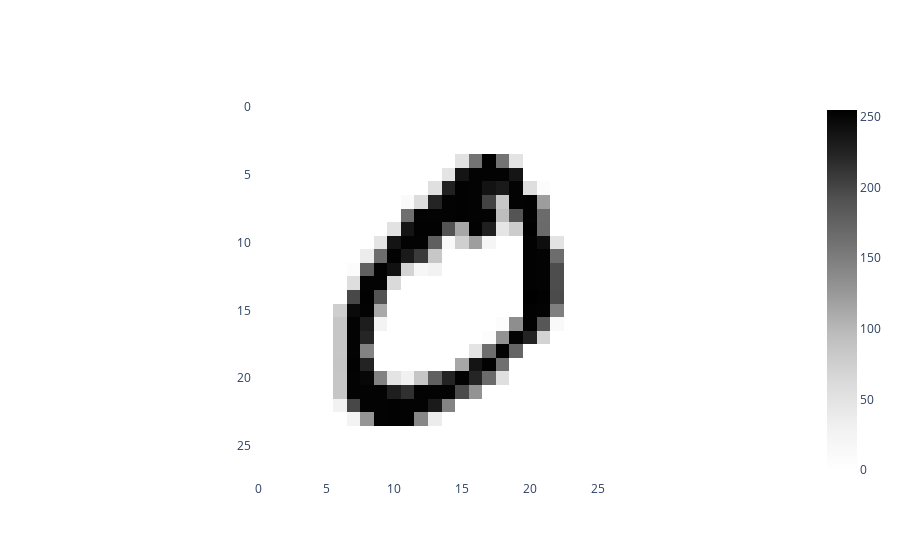

Here is the notebook cell this chart was saved with:
### Code cell
import numpy as np
from gtda.plotting import plot_heatmap

im8_idx = np.flatnonzero(y == "0")[0] 
img8 = X[im8_idx].reshape(28, 28) 
plot_heatmap(img8)

### Figure 1 — Plotly figure (JSON) as saved in the notebook; plotly's stock layout.template omitted (floating-point values rounded to 4 significant figures; data arrays with more than 128 entries replaced by an {"elided": "..."} marker saying what was removed)
{"data": [{"colorscale": [[0, "rgb(255,255,255)"], [0.125, "rgb(240,240,240)"], [0.25, "rgb(217,217,217)"], [0.375, "rgb(189,189,189)"], [0.5, "rgb(150,150,150)"], [0.625, "rgb(115,115,115)"], [0.75, "rgb(82,82,82)"], [0.875, "rgb(37,37,37)"], [1, "rgb(0,0,0)"]], "type": "heatmap", "z": {"elided": "28x28 int values"}}], "layout": {"plot_bgcolor": "white", "xaxis": {"constrain": "domain", "scaleanchor": "y"}, "yaxis": {"autorange": "reversed", "constrain": "domain"}}}
